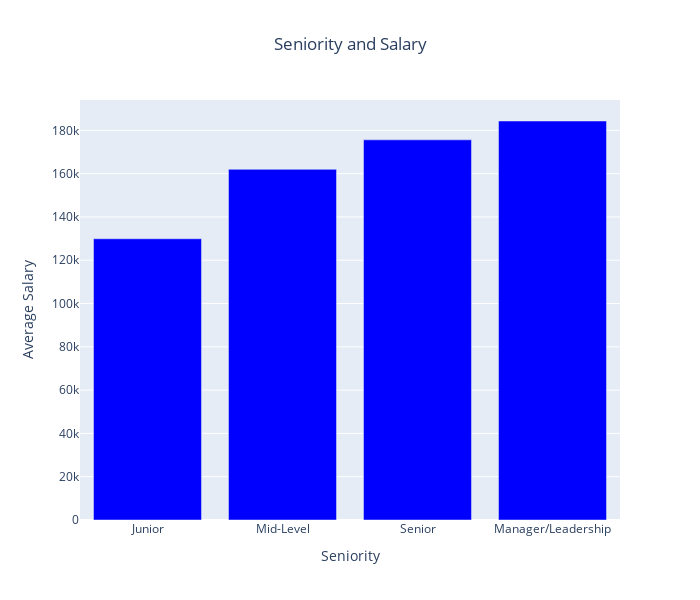

Notebook code for this chart:
### Markdown cell above
# Seniority and Salary

### Code cell
temp = df[df["Seniority"] != "Not Applicable"]
grouped_data = temp.groupby("Seniority")["Average Salary"].mean().sort_values()

fig = go.Figure(
    data=[
        go.Bar(
            x=grouped_data.index,
            y=grouped_data.values,
            marker_color="blue"
        )
    ]
)
fig.update_layout(
    title="Seniority and Salary",
    xaxis_title="Seniority",
    yaxis_title="Average Salary",
    height=600,
    width=700,
    title_x=0.5
)
fig.show()

### Figure 1 — Plotly figure (JSON) as saved in the notebook; plotly's stock layout.template omitted (floating-point values rounded to 4 significant figures)
{"data": [{"marker": {"color": "blue"}, "type": "bar", "x": ["Junior", "Mid-Level", "Senior", "Manager/Leadership"], "y": [129900.0, 162000.0, 175600.0, 184300.0]}], "layout": {"height": 600, "title": {"text": "Seniority and Salary", "x": 0.5}, "width": 700, "xaxis": {"title": {"text": "Seniority"}}, "yaxis": {"title": {"text": "Average Salary"}}}}
